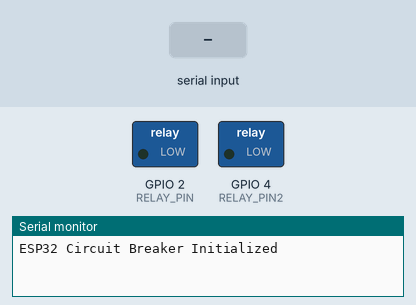
Bench run of a sketch on a simulated ESP32. Parts: switched loads named in the sketch (green lamp = pin HIGH), the last lines printed to the serial monitor. The test bench sets the inputs (shaded band). Nothing arrives over Bluetooth unless stated.

Above: at 1.2 s.
1.3 s: "B" received over the second serial link
At 2.5 s:
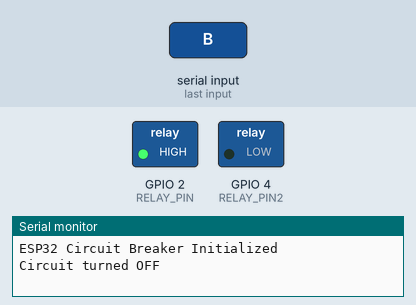
2.8 s: "D" received over the second serial link
At 3.6 s:
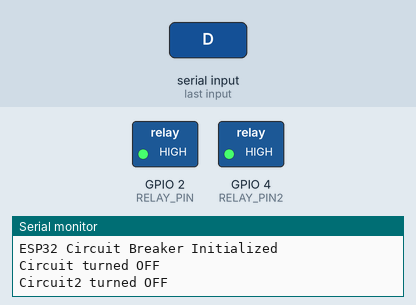
4.3 s: "A" received over the second serial link
At 4.7 s:
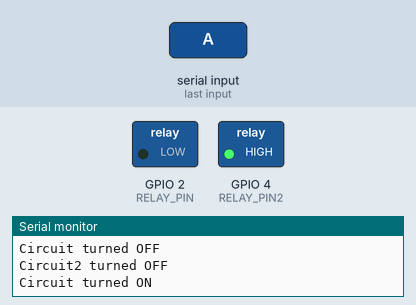
5.8 s: "C" received over the second serial link
At 7.1 s:
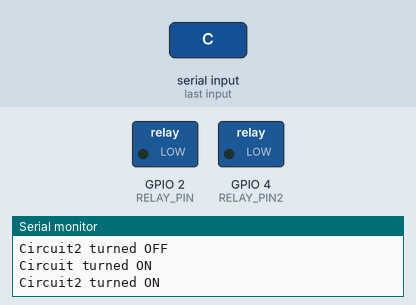
Timing chart, 0 to 8.3 s (numbered marks = the images above; inputs shaded):
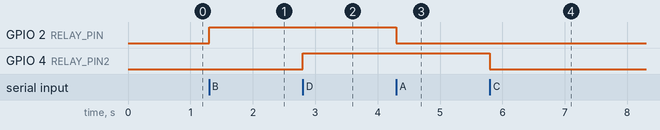

The sketch:

esp32_bluetooth_home_automation.ino
```cpp
#include <BluetoothSerial.h>

#define RELAY_PIN 2 // Pin connected to the relay module
#define RELAY_PIN2 4
BluetoothSerial SerialBT;

void setup() {
  pinMode(RELAY_PIN, OUTPUT);
  pinMode(RELAY_PIN2,OUTPUT);
  Serial.begin(9600);
  SerialBT.begin("ESP32_CircuitBreaker"); // Bluetooth device name

  Serial.println("ESP32 Circuit Breaker Initialized");
}

void loop() {
  if (SerialBT.available()) {
    char command = SerialBT.read();
    if (command == 'A') {
      turnOnRelay();
    } else if (command == 'B') {
      turnOffRelay();
    }
      else if (command == 'C') {
      turnOnRelay2();
    } else if (command == 'D') {
      turnOffRelay2();
    }
  }
}

void turnOnRelay() {
  digitalWrite(RELAY_PIN, LOW);
  Serial.println("Circuit turned ON");
}

void turnOffRelay() {
  digitalWrite(RELAY_PIN, HIGH);
  Serial.println("Circuit turned OFF");
}

void turnOnRelay2() {
  digitalWrite(RELAY_PIN2, LOW);
  Serial.println("Circuit2 turned ON");
}

void turnOffRelay2() {
  digitalWrite(RELAY_PIN2, HIGH);
  Serial.println("Circuit2 turned OFF");
}
```

Measured:
- after the input at 1.3 s, GPIO 2 (RELAY_PIN): LOW → HIGH at once
- after the input at 2.8 s, GPIO 4 (RELAY_PIN2): LOW → HIGH at once
- after the input at 4.3 s, GPIO 2 (RELAY_PIN): HIGH → LOW at once
- after the input at 5.8 s, GPIO 4 (RELAY_PIN2): HIGH → LOW at once
